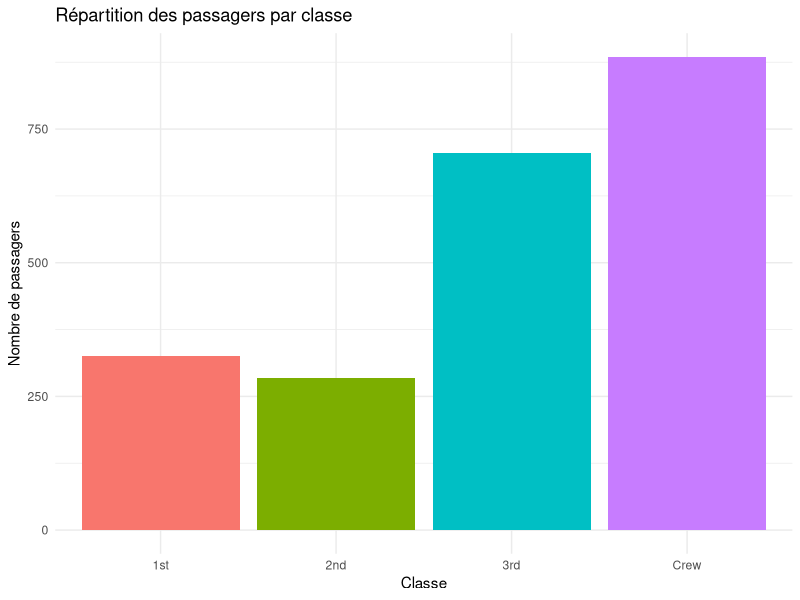
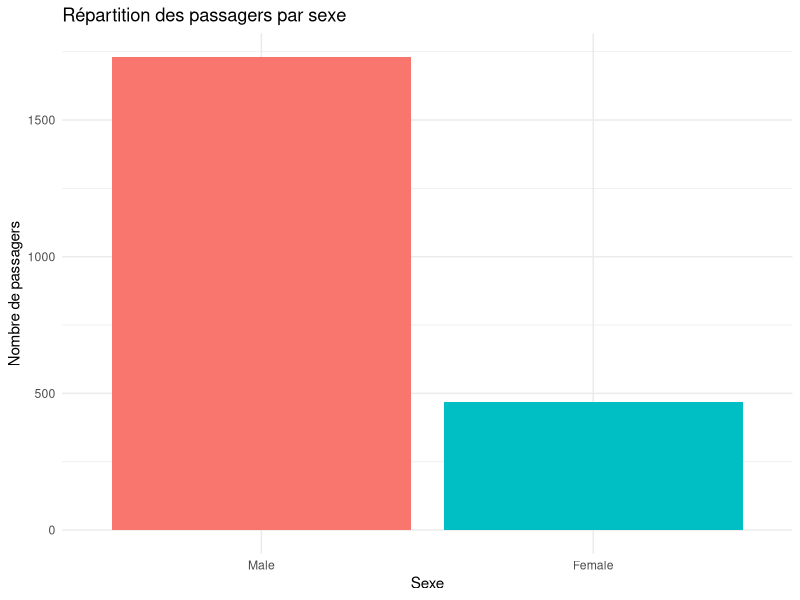
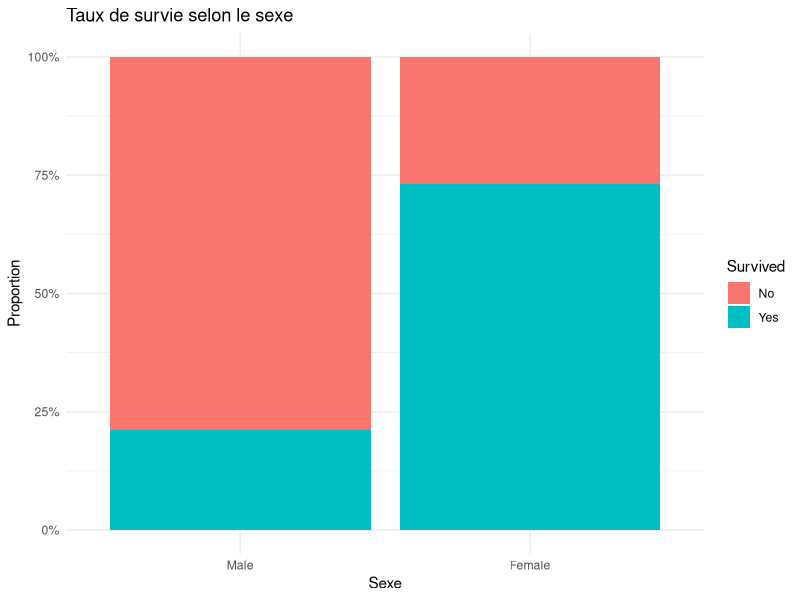
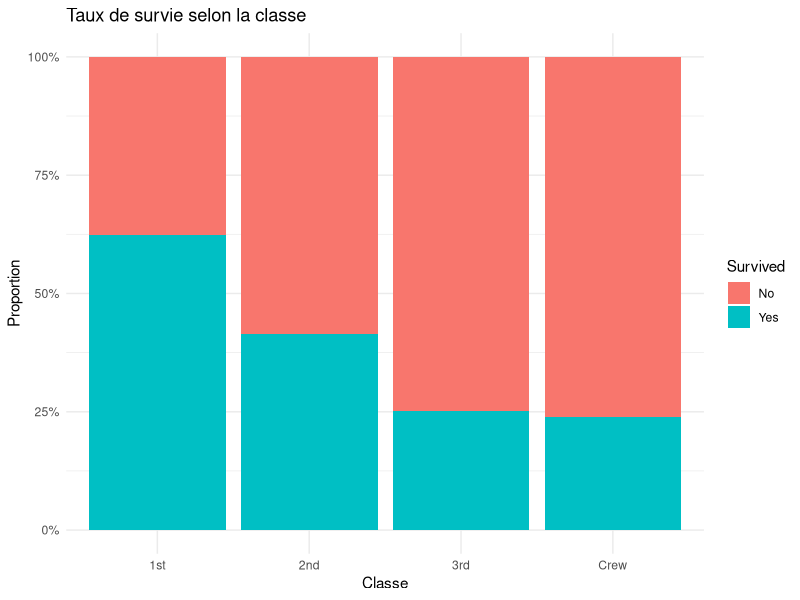

Recreate these plots in R, in order.
# ===============================================================
# ANALYSE DU JEU DE DONNÉES TITANIC
# ---------------------------------------------------------------
# Objectifs :
# 1. Analyse univariée
# 2. Analyse bivariée
# 3. Test du Chi²
# 4. V de Cramer
# 5. Odds Ratio
# ===============================================================

# --- Packages utiles ---
library(ggplot2)
library(vcd)          # Pour assocstats() : V de Cramer, Chi², etc.
library(epitools)     # Pour oddsratio()

# --- Jeu de données ---
data("Titanic")
titanic <- as.data.frame(Titanic)

# --------------------------------------------------------------
# 1. ANALYSE UNIVARIÉE
# --------------------------------------------------------------

# Répartition par classe
table_class <- tapply(titanic$Freq, titanic$Class, sum)
table_class
round(100 * table_class / sum(table_class), 1)

# Répartition par sexe
table_sex <- tapply(titanic$Freq, titanic$Sex, sum)
table_sex
round(100 * table_sex / sum(table_sex), 1)

# Graphiques (ggplot2)
ggplot(titanic, aes(x = Class, weight = Freq, fill = Class)) +
  geom_bar() +
  labs(title = "Répartition des passagers par classe",
       x = "Classe", y = "Nombre de passagers") +
  theme_minimal() +
  theme(legend.position = "none")

ggplot(titanic, aes(x = Sex, weight = Freq, fill = Sex)) +
  geom_bar() +
  labs(title = "Répartition des passagers par sexe",
       x = "Sexe", y = "Nombre de passagers") +
  theme_minimal() +
  theme(legend.position = "none")

# --------------------------------------------------------------
# 2. ANALYSE BIVARIÉE : SURVIE SELON LE SEXE
# --------------------------------------------------------------

tab_sex_surv <- xtabs(Freq ~ Sex + Survived, data = titanic)
tab_sex_surv

# Proportions conditionnelles
round(prop.table(tab_sex_surv, 1), 2)

# Graphique
ggplot(as.data.frame(tab_sex_surv), aes(x = Sex, y = Freq, fill = Survived)) +
  geom_bar(stat = "identity", position = "fill") +
  scale_y_continuous(labels = scales::percent) +
  labs(title = "Taux de survie selon le sexe",
       y = "Proportion", x = "Sexe") +
  theme_minimal()

# --------------------------------------------------------------
# 3. TEST DU CHI² ET V DE CRAMER
# --------------------------------------------------------------

# Test du Chi²
chisq.test(tab_sex_surv)

# Statistiques d’association (V de Cramer inclus)
assocstats(tab_sex_surv)

# Le V de Cramer est indiqué à la ligne :
# "Cramer's V" → mesure la force de l'association (0 = aucun lien, 1 = fort lien)

# --------------------------------------------------------------
# 4. ODDS RATIO (tableau 2x2)
# --------------------------------------------------------------

# Calcul de l’odds ratio avec IC à 95 %
oddsratio(tab_sex_surv, method = "wald")

# Interprétation :
# OR > 1 → les femmes ont plus de chances de survivre
# OR < 1 → les hommes ont plus de chances de survivre

# --------------------------------------------------------------
# 5. AUTRE EXEMPLE : SURVIE SELON LA CLASSE
# --------------------------------------------------------------

tab_class_surv <- xtabs(Freq ~ Class + Survived, data = titanic)
tab_class_surv

# Test du Chi² et V de Cramer
chisq.test(tab_class_surv)
assocstats(tab_class_surv)

# Graphique
ggplot(as.data.frame(tab_class_surv), aes(x = Class, y = Freq, fill = Survived)) +
  geom_bar(stat = "identity", position = "fill") +
  scale_y_continuous(labels = scales::percent) +
  labs(title = "Taux de survie selon la classe",
       x = "Classe", y = "Proportion") +
  theme_minimal()
